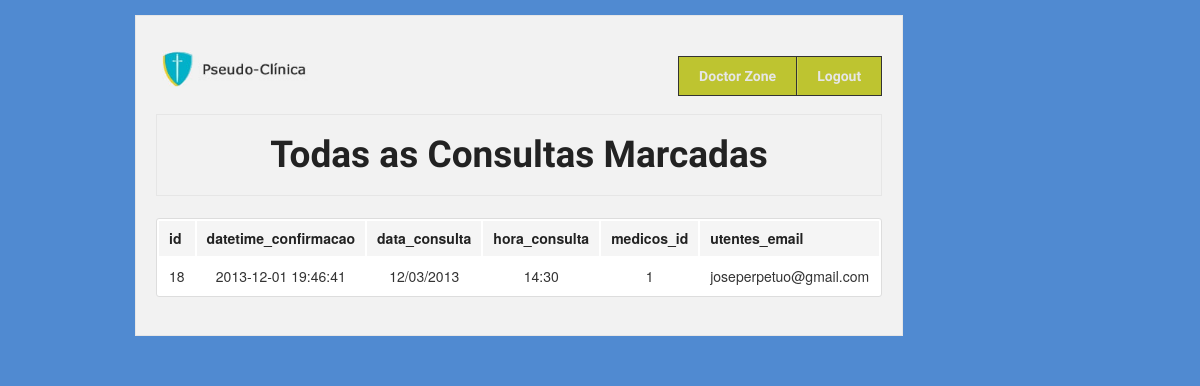
The app's page /Project_Clinica/medico/todas_consultas_marcadas.php (signed in), older data.
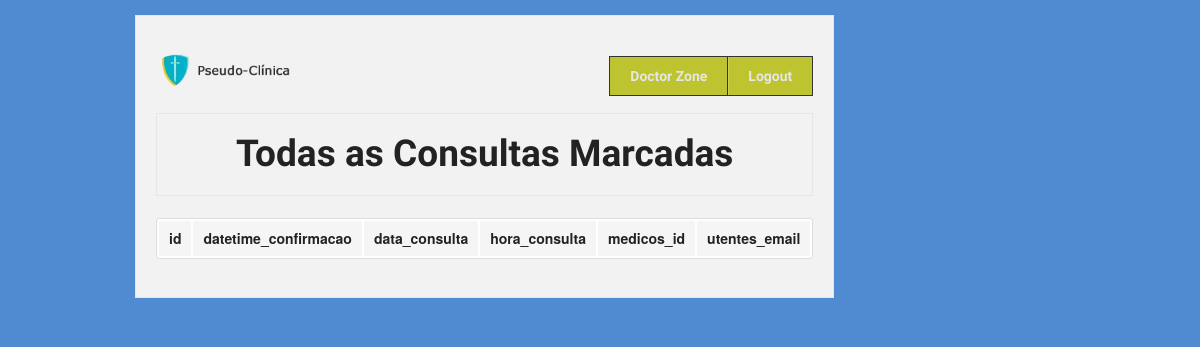
The same page, newer data.
### tables this page shows
CREATE TABLE `consultas_marcadas` (
  `id` int(11) unsigned NOT NULL AUTO_INCREMENT,
  `datetime_confirmacao` datetime NOT NULL,
  `data_consulta` varchar(10) NOT NULL,
  `hora_consulta` varchar(10) NOT NULL,
  `medicos_id` int(10) unsigned NOT NULL,
  `utentes_email` varchar(255) NOT NULL,
  PRIMARY KEY (`id`),
  KEY `fk_consultas_com_marcacao_confirmada_a_realizar_medicos1_idx` (`medicos_id`),
  KEY `fk_consultas_com_marcacao_confirmada_a_realizar_utentes1_idx` (`utentes_email`),
  CONSTRAINT `fk_consultas_com_marcacao_confirmada_a_realizar_medicos1` FOREIGN KEY (`medicos_id`) REFERENCES `medicos` (`id`) ON DELETE CASCADE ON UPDATE CASCADE,
  CONSTRAINT `fk_consultas_com_marcacao_confirmada_a_realizar_utentes1` FOREIGN KEY (`utentes_email`) REFERENCES `utentes` (`email`) ON DELETE CASCADE ON UPDATE CASCADE
);

### Project_Clinica/medico/todas_consultas_marcadas.php (the view, shortened to what this page needs)
<?php require '../MODEL/databaseConnection.php'; ?>
<!DOCTYPE html>
 <html class="no-js" lang="en">
<head>
  <link rel="stylesheet" href="../stylesheets/foundation.css">
  <link rel="stylesheet" href="../stylesheets/app.css">
</head>
<body style="background: #508AD1;" >
  <div class="row">
    <div style="width:auto;" class="twelve columns">
      <div class="panel">
      <div class="row">
        <div class="three columns">
          <h1><a href="index.php"><img src="../images/banners_logos/logo.png" /></a></h1>
        </div>
        <div style="text-align: center;" class="nine columns">
          <ul class="nav-bar right">
            <li style="background-color: rgb(190, 196, 48);"><a style="font-weight: bold;" href="index.php">Doctor Zone</a></li>
            <li style="background-color: rgb(190, 196, 48);"><a style="font-weight: bold;" href="logout.php">Logout</a></li>
          </ul>
        </div>
       </div>
       <div class="row">
        <div class="twelve columns">
          <div class="panel">
            <h2 style="text-align: center;">Todas as Consultas Marcadas</h2>
          </div>
        </div>
      </div>
      <div class="row">
        <div style="text-align: center;" class="eight columns center">
              <table class="twelve">
  <thead>
    <tr>
        <?php
            $sql = 'DESCRIBE consultas_marcadas';
          ?>
          <?php if ($result_set = $connection->query($sql)): ?>
            <?php foreach ($result_set as $coluna): ?>
              <th><?php echo $coluna[0]; ?></th>
            <?php endforeach ?>
          <?php endif ?>
          </tr>
        </thead>
  <tbody>
          <?php
        $sql = "SELECT *
                  FROM consultas_marcadas
                  WHERE medicos_id = (SELECT medicos_administracao_de_consultas.medicos_id
                                    FROM medicos_administracao_de_consultas
                                    WHERE medicos_administracao_de_consultas.username = '". $_SESSION['username'] . "')
                  ORDER BY str_to_date(data_consulta, '%m/%d/%Y') ASC, hora_consulta ASC";
            ?>
        <?php if ($result_set = $connection->query($sql)): ?>
          <?php foreach ($result_set as $coluna): ?>
                <tr>
                  <td style="text-align: center; vertical-align: middle;"><?php echo $coluna[0]; ?></td>
                  <td style="text-align: center; vertical-align: middle;"><?php echo $coluna[1]; ?></td>
                  <td style="text-align: center; vertical-align: middle;"><?php echo $coluna[2]; ?></td>
                  <td style="text-align: center; vertical-align: middle;"><?php echo $coluna[3]; ?></td>
                  <td style="text-align: center; vertical-align: middle;"><?php echo $coluna[4]; ?></td>
                  <td style="text-align: center; vertical-align: middle;"><?php echo $coluna[5]; ?></td>
                </tr>
          <?php endforeach ?>
        <?php endif ?>
  </tbody>
</table>
          </div>
        </div>
      </div>
    </div>
</div>
</body>
</html>

Row changes from the older to the newer data that the page shows:
removed consultas_marcadas: id "18", datetime_confirmacao "2013-12-01 19:46:41", data_consulta "12/03/2013", hora_consulta "14:30", medicos "1", utentes_email "joseperpetuo@gmail.com"
